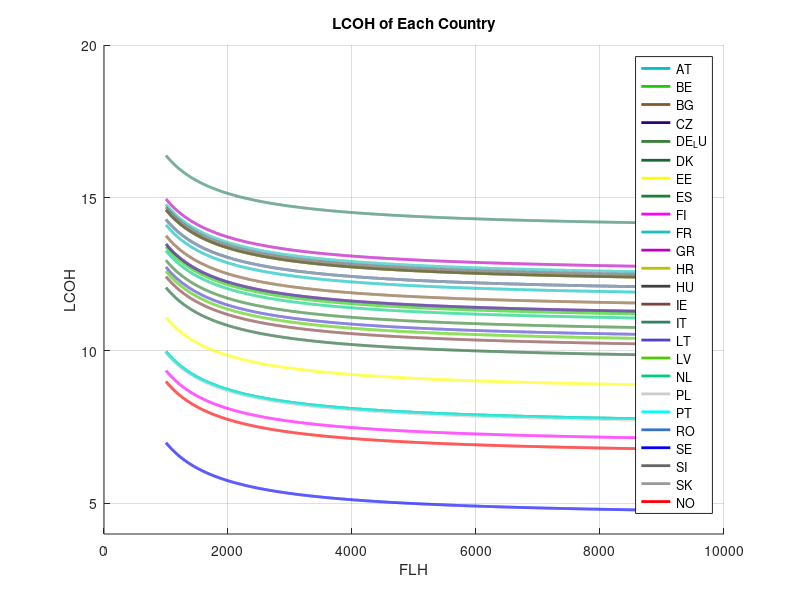

This figure's MATLAB source:
num_simulations = 1000;

%Common parameters
Discount_Rate_min = 0.06;       % assume 6-8%
Discount_Rate_max = 0.08;
Discount_Rate_values = unifrnd(Discount_Rate_min, Discount_Rate_max, [num_simulations, 1]);

Lifetime = 20;    % years

% Define electricity costs
electricity_cost_AT     = 0.261;
electricity_cost_BE     = 0.245;
electricity_cost_BG     = 0.253;
electricity_cost_CZ     = 0.247;
electricity_cost_DE_LU  = 0.235;
electricity_cost_DK     = 0.215;
electricity_cost_EE     = 0.193;
electricity_cost_ES     = 0.168;
electricity_cost_FI     = 0.154;
electricity_cost_FR     = 0.276;
electricity_cost_GR     = 0.280;
electricity_cost_HR     = 0.272;
electricity_cost_HU     = 0.272;
electricity_cost_IE     = 0.223;
electricity_cost_IT     = 0.312;
electricity_cost_LT     = 0.230;
electricity_cost_LV     = 0.227;
electricity_cost_NL     = 0.242;
electricity_cost_PL     = 0.167;
electricity_cost_PT     = 0.168;
electricity_cost_RO     = 0.265;
electricity_cost_SE     = 0.101;
electricity_cost_SI     = 0.274;
electricity_cost_SK     = 0.265;
electricity_cost_NO     = 0.146;


FLH = [1000:8760];

LHV = 33.33;    %kWh/kgH2

%AEC parameters
CAPEX_System_AEC_mean = 450;     % $/kW
CAPEX_System_AEC_std = 204.12;
CAPEX_System_AEC_values = normrnd(CAPEX_System_AEC_mean, CAPEX_System_AEC_std, [num_simulations,1]);
CAPEX_System_AEC_values(CAPEX_System_AEC_values < 200) = 200;
CAPEX_System_AEC_values(CAPEX_System_AEC_values > 700) = 700;

%CAPEX_Stack_AEC_values = 0.35*CAPEX_System_AEC_values;     % 35% of CAPEX system

CAPEX_AEC_values = CAPEX_System_AEC_values;

OPEX_AEC_values = 3;

System_Efficiency_AEC_mean = 0.75;
System_Efficiency_AEC_std = 0.0408;
System_Efficiency_AEC_values = normrnd(System_Efficiency_AEC_mean, System_Efficiency_AEC_std, [num_simulations,1]);
System_Efficiency_AEC_values(System_Efficiency_AEC_values < 0.7) = 0.7;
System_Efficiency_AEC_values(System_Efficiency_AEC_values > 0.8) = 0.8;

% Calculate SOEC LCOH values
term1_S = LHV ./ (System_Efficiency_AEC_values);
term2_S = Discount_Rate_values .* (1 + Discount_Rate_values).^Lifetime;
term3_S = (OPEX_AEC_values / 100);
term4_S = CAPEX_AEC_values ./ FLH;
AT = term1_S .* ((term2_S ./ ((1 + Discount_Rate_values).^Lifetime - 1) + term3_S) .* term4_S + electricity_cost_AT);
BE = term1_S .* ((term2_S ./ ((1 + Discount_Rate_values).^Lifetime - 1) + term3_S) .* term4_S + electricity_cost_BE);
BG = term1_S .* ((term2_S ./ ((1 + Discount_Rate_values).^Lifetime - 1) + term3_S) .* term4_S + electricity_cost_BG);
CZ = term1_S .* ((term2_S ./ ((1 + Discount_Rate_values).^Lifetime - 1) + term3_S) .* term4_S + electricity_cost_CZ);
DE_LU = term1_S .* ((term2_S ./ ((1 + Discount_Rate_values).^Lifetime - 1) + term3_S) .* term4_S + electricity_cost_DE_LU);
DK = term1_S .* ((term2_S ./ ((1 + Discount_Rate_values).^Lifetime - 1) + term3_S) .* term4_S + electricity_cost_DK);
EE = term1_S .* ((term2_S ./ ((1 + Discount_Rate_values).^Lifetime - 1) + term3_S) .* term4_S + electricity_cost_EE);
ES = term1_S .* ((term2_S ./ ((1 + Discount_Rate_values).^Lifetime - 1) + term3_S) .* term4_S + electricity_cost_ES);
FI = term1_S .* ((term2_S ./ ((1 + Discount_Rate_values).^Lifetime - 1) + term3_S) .* term4_S + electricity_cost_FI);
FR = term1_S .* ((term2_S ./ ((1 + Discount_Rate_values).^Lifetime - 1) + term3_S) .* term4_S + electricity_cost_FR);
GR = term1_S .* ((term2_S ./ ((1 + Discount_Rate_values).^Lifetime - 1) + term3_S) .* term4_S + electricity_cost_GR);
HR = term1_S .* ((term2_S ./ ((1 + Discount_Rate_values).^Lifetime - 1) + term3_S) .* term4_S + electricity_cost_HR);
HU = term1_S .* ((term2_S ./ ((1 + Discount_Rate_values).^Lifetime - 1) + term3_S) .* term4_S + electricity_cost_HU);
IE = term1_S .* ((term2_S ./ ((1 + Discount_Rate_values).^Lifetime - 1) + term3_S) .* term4_S + electricity_cost_IE);
IT = term1_S .* ((term2_S ./ ((1 + Discount_Rate_values).^Lifetime - 1) + term3_S) .* term4_S + electricity_cost_IT);
LT = term1_S .* ((term2_S ./ ((1 + Discount_Rate_values).^Lifetime - 1) + term3_S) .* term4_S + electricity_cost_LT);
LV = term1_S .* ((term2_S ./ ((1 + Discount_Rate_values).^Lifetime - 1) + term3_S) .* term4_S + electricity_cost_LV);
NL = term1_S .* ((term2_S ./ ((1 + Discount_Rate_values).^Lifetime - 1) + term3_S) .* term4_S + electricity_cost_NL);
PL = term1_S .* ((term2_S ./ ((1 + Discount_Rate_values).^Lifetime - 1) + term3_S) .* term4_S + electricity_cost_PL);
PT = term1_S .* ((term2_S ./ ((1 + Discount_Rate_values).^Lifetime - 1) + term3_S) .* term4_S + electricity_cost_PT);
RO = term1_S .* ((term2_S ./ ((1 + Discount_Rate_values).^Lifetime - 1) + term3_S) .* term4_S + electricity_cost_RO);
SE = term1_S .* ((term2_S ./ ((1 + Discount_Rate_values).^Lifetime - 1) + term3_S) .* term4_S + electricity_cost_SE);
SI = term1_S .* ((term2_S ./ ((1 + Discount_Rate_values).^Lifetime - 1) + term3_S) .* term4_S + electricity_cost_SI);
SK = term1_S .* ((term2_S ./ ((1 + Discount_Rate_values).^Lifetime - 1) + term3_S) .* term4_S + electricity_cost_SK);
NO = term1_S .* ((term2_S ./ ((1 + Discount_Rate_values).^Lifetime - 1) + term3_S) .* term4_S + electricity_cost_NO);


avg_AT = mean(AT);
avg_BE = mean(BE);
avg_BG = mean(BG);
avg_CZ = mean(CZ);
avg_DE_LU = mean(DE_LU);
avg_DK = mean(DK);
avg_EE = mean(EE);
avg_ES = mean(ES);
avg_FI = mean(FI);
avg_FR = mean(FR);
avg_GR = mean(GR);
avg_HR = mean(HR);
avg_HU = mean(HU);
avg_IE = mean(IE);
avg_IT = mean(IT);
avg_LT = mean(LT);
avg_LV = mean(LV);
avg_NL = mean(NL);
avg_PL = mean(PL);
avg_PT = mean(PT);
avg_RO = mean(RO);
avg_SE = mean(SE);
avg_SI = mean(SI);
avg_SK = mean(SK);
avg_NO = mean(NO);


% Plotting LCOH for each country based on FLH
figure;
hold on;

plot(FLH, avg_AT, 'DisplayName', 'AT', 'LineWidth', 2, 'Color', [0,0.75,0.75]);
plot(FLH, avg_BE, 'DisplayName', 'BE', 'LineWidth', 2, 'Color', [0.1,0.8,0]);
plot(FLH, avg_BG, 'DisplayName', 'BG', 'LineWidth', 2, 'Color', [0.5,0.35,0.2]);
plot(FLH, avg_CZ, 'DisplayName', 'CZ', 'LineWidth', 2, 'Color', [0.2,0,0.5]);
plot(FLH, avg_DE_LU, 'DisplayName', 'DE_LU', 'LineWidth', 2, 'Color', [0.2,0.5,0.2]);
plot(FLH, avg_DK, 'DisplayName', 'DK', 'LineWidth', 2, 'Color', [0.1,0.4,0.2]);
plot(FLH, avg_EE, 'DisplayName', 'EE', 'LineWidth', 2, 'Color', 'y');
plot(FLH, avg_ES, 'DisplayName', 'ES', 'LineWidth', 2, 'Color', [0.1,0.5,0.2]);
plot(FLH, avg_FI, 'DisplayName', 'FI', 'LineWidth', 2, 'Color', 'm');
plot(FLH, avg_FR, 'DisplayName', 'FR', 'LineWidth', 2, 'Color', [0.1,0.75,0.75]);
plot(FLH, avg_GR, 'DisplayName', 'GR', 'LineWidth', 2, 'Color', [0.75,0,0.75]);
plot(FLH, avg_HR, 'DisplayName', 'HR', 'LineWidth', 2, 'Color', [0.75,0.75,0]);
plot(FLH, avg_HU, 'DisplayName', 'HU', 'LineWidth', 2, 'Color', [0.25,0.25,0.25]);
plot(FLH, avg_IE, 'DisplayName', 'IE', 'LineWidth', 2, 'Color', [0.5,0.25,0.25]);
plot(FLH, avg_IT, 'DisplayName', 'IT', 'LineWidth', 2, 'Color', [0.2,0.5,0.4]);
plot(FLH, avg_LT, 'DisplayName', 'LT', 'LineWidth', 2, 'Color', [0.3,0.25,0.8]);
plot(FLH, avg_LV, 'DisplayName', 'LV', 'LineWidth', 2, 'Color', [0.3,0.8,0]);
plot(FLH, avg_NL, 'DisplayName', 'NL', 'LineWidth', 2, 'Color', [0,0.8,0.5]);
plot(FLH, avg_PL, 'DisplayName', 'PL', 'LineWidth', 2, 'Color', [0.8,0.8,0.8]);
plot(FLH, avg_PT, 'DisplayName', 'PT', 'LineWidth', 2, 'Color', 'c');
plot(FLH, avg_RO, 'DisplayName', 'RO', 'LineWidth', 2, 'Color', [0.2,0.45,0.8]);
plot(FLH, avg_SE, 'DisplayName', 'SE', 'LineWidth', 2, 'Color', 'b');
plot(FLH, avg_SI, 'DisplayName', 'SI', 'LineWidth', 2, 'Color', [0.4,0.4,0.4]);
plot(FLH, avg_SK, 'DisplayName', 'SK', 'LineWidth', 2, 'Color', [0.6,0.6,0.6]);
plot(FLH, avg_NO, 'DisplayName', 'NO', 'LineWidth', 2, 'Color', 'r');

hold off;

% Set axis labels and legend
xlabel('FLH');
ylabel('LCOH');
title('LCOH of Each Country');
legend('Location', 'Best');
grid on;
ylim([4 20]);